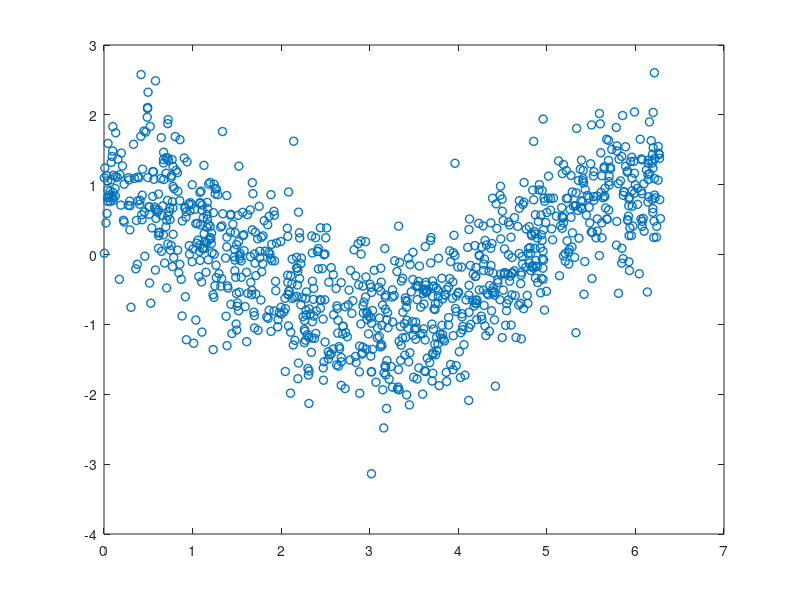
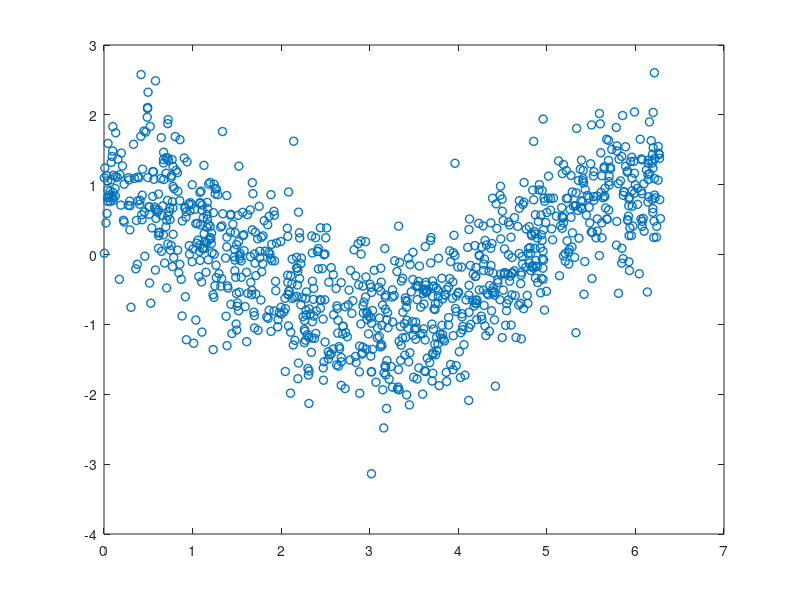

Recreate these plots in MATLAB, in order. (Note: this script raises an error after producing the figures.)
%
%    This file is a part of the onedbayesiancurvefit a matlab library.This 
%    is free software: you can redistribute it and/or modify it under 
%    the terms of the GNU Lesser General Public License as published by the 
%    Free Software Foundation, either version 3 of the License, or 
%    (at your option) any later version.
%
%    onedbayesiancurvefit is distributed in the hope that it will be useful,
%    but WITHOUT ANY WARRANTY; without even the implied warranty of
%    MERCHANTABILITY or FITNESS FOR A PARTICULAR PURPOSE.  See the
%    GNU Lesser General Public License for more details.
%
%    You should have received a copy of the GNU Lesser General Public License
%    along with rootfinding.  If not, see <http://www.gnu.org/licenses/>.
%
%    Copyright 2012 Meenakshi Sundaram   
%
%% clear
clear;clc;

%% Generate data
nsamples=1028;

% precision parameters 
beta=11.1; % y
alpha=1e-3; % prior of x

% Setting the seed
rng(14329874)

% Training data
x=sort(rand(nsamples,1)*2.0*pi);
y=randn(nsamples,1)*2.0/(sqrt(beta))+cos(x);
% Test data
xtest=sort(rand(nsamples,1)*2.0*pi);

% Nterms 
nterms=4;

% Centers of the Gaussian basis functions
muj=linspace(min(x),max(x),nterms);

% Gaussian basis functions standard deviation - length scale parameter
s=2;

% Training/Test Basis functions
Phitest=ones(nsamples,nterms);
Phi=ones(nsamples,nterms);
for iind=1:nterms
    % Gaussian basis function
    Phi(:,iind)=exp(-(x-muj(iind)).^2/(2.0*s*s));
    Phitest(:,iind)=exp(-(xtest-muj(iind)).^2/(2.0*s*s));
end

% Plot training data
figure(1);clf;set(gca,'fontsize',32,'linewidth',2);
scatter(x,y,'o','linewidth',1);hold on;box on;
figure(2);clf;set(gca,'fontsize',32,'linewidth',2);
scatter(x,y,'o','linewidth',1);hold on;box on;

%% Bayesian estimation of the fitting parameters
[mn,Sn]=posteriormodel(Phi,y,beta,alpha);

% 10 samples of ws from the multivariate normal distribution
wsamples=mvnrnd(mn',Sn,10)';

% Plot fit on test data
figure(1);
plot(xtest,Phitest*wsamples,'linewidth',4);
axis tight;axis square;

%% Bayesian estimation of test data
[mtest,Stest]=predictivemodel(Phi,y,beta,alpha,Phitest);

% Plot fit on test data
figure(2);
ytest=mvnrnd(mtest',Stest,nsamples)';
plot(xtest,mtest,'linewidth',4);
plot(xtest,mtest+diag(Stest),'linewidth',4);
plot(xtest,mtest-diag(Stest),'linewidth',4);
axis tight;axis square;
